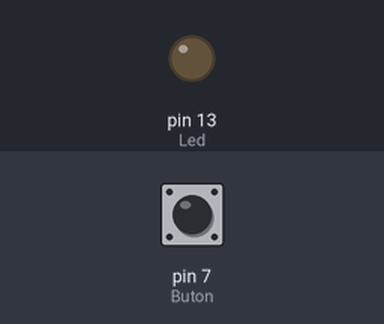
Recording of a sketch running on a simulated Arduino Uno, built with avr-gcc and run on an emulated ATmega328P. Shown: output pins drawn as LEDs (lit = HIGH). The test bench sets the inputs (shaded band); at power-on: pin 7 (Buton) LOW.

Above: at 1.2 s.
1.3 s: pin 7 (Buton) pulled HIGH for 0.15 s
At 1.37 s:
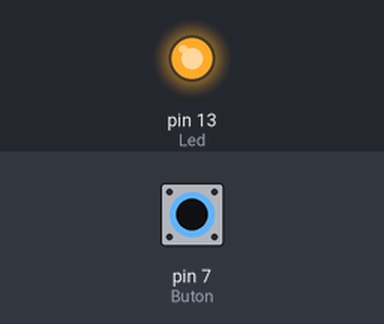
2.9 s: pin 7 (Buton) pulled HIGH for 3.2 s
At 6.9 s:
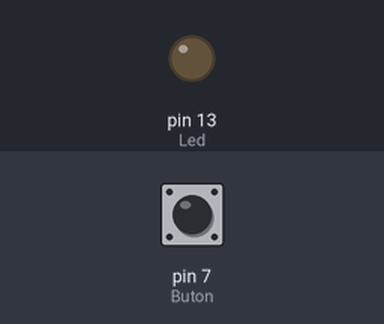
Timing chart, 0 to 8.4 s (numbered marks = the images above; inputs shaded):
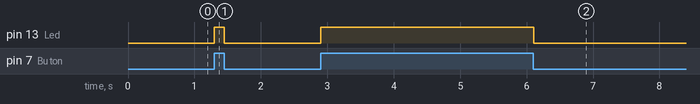

Measured:
- after the input at 1.3 s, pin 13 (Led): LOW → HIGH at once, → LOW 0.15 s later
- after the input at 2.9 s, pin 13 (Led): LOW → HIGH at once, → LOW 3.2 s later

The sketch:

buton_led_v07.ino
```cpp
int Buton = 7;
int Led = 13;


/*
Alternatif olarak kullanilabilir.
#define Buton 7
#define Led 13
  */


int okunan_deger = 0;

void setup() {
  pinMode(Led, OUTPUT);  // sets the digital pin 13 as output
  pinMode(Buton, INPUT);    // sets the digital pin 7 as input
}

void loop() {
  okunan_deger = digitalRead(Buton);
  digitalWrite(Led, okunan_deger);
 delay(10);
}
```
